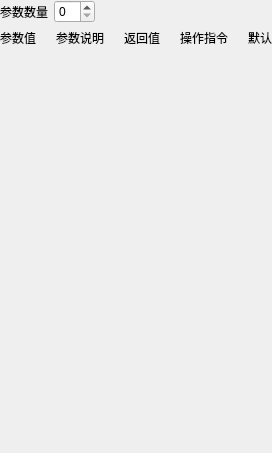
          <widget class="QWidget" name="varOutpage">
           <layout class="QGridLayout" name="gridLayout_22">
            <property name="leftMargin">
             <number>0</number>
            </property>
            <property name="topMargin">
             <number>0</number>
            </property>
            <property name="rightMargin">
             <number>0</number>
            </property>
            <property name="bottomMargin">
             <number>0</number>
            </property>
            <item row="2" column="0" colspan="2">
             <layout class="QGridLayout" name="outLayout" columnstretch="0"/>
            </item>
            <item row="3" column="1">
             <spacer name="verticalSpacer_17">
              <property name="orientation">
               <enum>Qt::Vertical</enum>
              </property>
              <property name="sizeHint" stdset="0">
               <size>
                <width>20</width>
                <height>406</height>
               </size>
              </property>
             </spacer>
            </item>
            <item row="1" column="0" colspan="2">
             <layout class="QHBoxLayout" name="horizontalLayout_144" stretch="4,4,4,13,0">
              <property name="spacing">
               <number>20</number>
              </property>
              <property name="leftMargin">
               <number>0</number>
              </property>
              <property name="rightMargin">
               <number>0</number>
              </property>
              <item>
               <widget class="QLabel" name="label_87">
                <property name="enabled">
                 <bool>true</bool>
                </property>
                <property name="text">
                 <string>参数值</string>
                </property>
               </widget>
              </item>
              <item>
               <widget class="QLabel" name="label_88">
                <property name="enabled">
                 <bool>true</bool>
                </property>
                <property name="text">
                 <string>参数说明</string>
                </property>
               </widget>
              </item>
              <item>
               <widget class="QLabel" name="label_126">
                <property name="enabled">
                 <bool>true</bool>
                </property>
                <property name="text">
                 <string>返回值</string>
                </property>
               </widget>
              </item>
              <item>
               <widget class="QLabel" name="label_89">
                <property name="enabled">
                 <bool>true</bool>
                </property>
                <property name="text">
                 <string>操作指令</string>
                </property>
               </widget>
              </item>
              <item>
               <widget class="QLabel" name="label_90">
                <property name="enabled">
                 <bool>true</bool>
                </property>
                <property name="text">
                 <string>默认</string>
                </property>
               </widget>
              </item>
             </layout>
            </item>
            <item row="0" column="0" colspan="2">
             <layout class="QHBoxLayout" name="horizontalLayout_141">
              <item>
               <widget class="QLabel" name="label_86">
                <property name="enabled">
                 <bool>true</bool>
                </property>
                <property name="text">
                 <string>参数数量</string>
                </property>
               </widget>
              </item>
              <item>
               <widget class="QSpinBox" name="outParaNumber"/>
              </item>
              <item>
               <spacer name="horizontalSpacer_47">
                <property name="orientation">
                 <enum>Qt::Horizontal</enum>
                </property>
                <property name="sizeHint" stdset="0">
                 <size>
                  <width>40</width>
                  <height>20</height>
                 </size>
                </property>
               </spacer>
              </item>
             </layout>
            </item>
           </layout>
          </widget>
